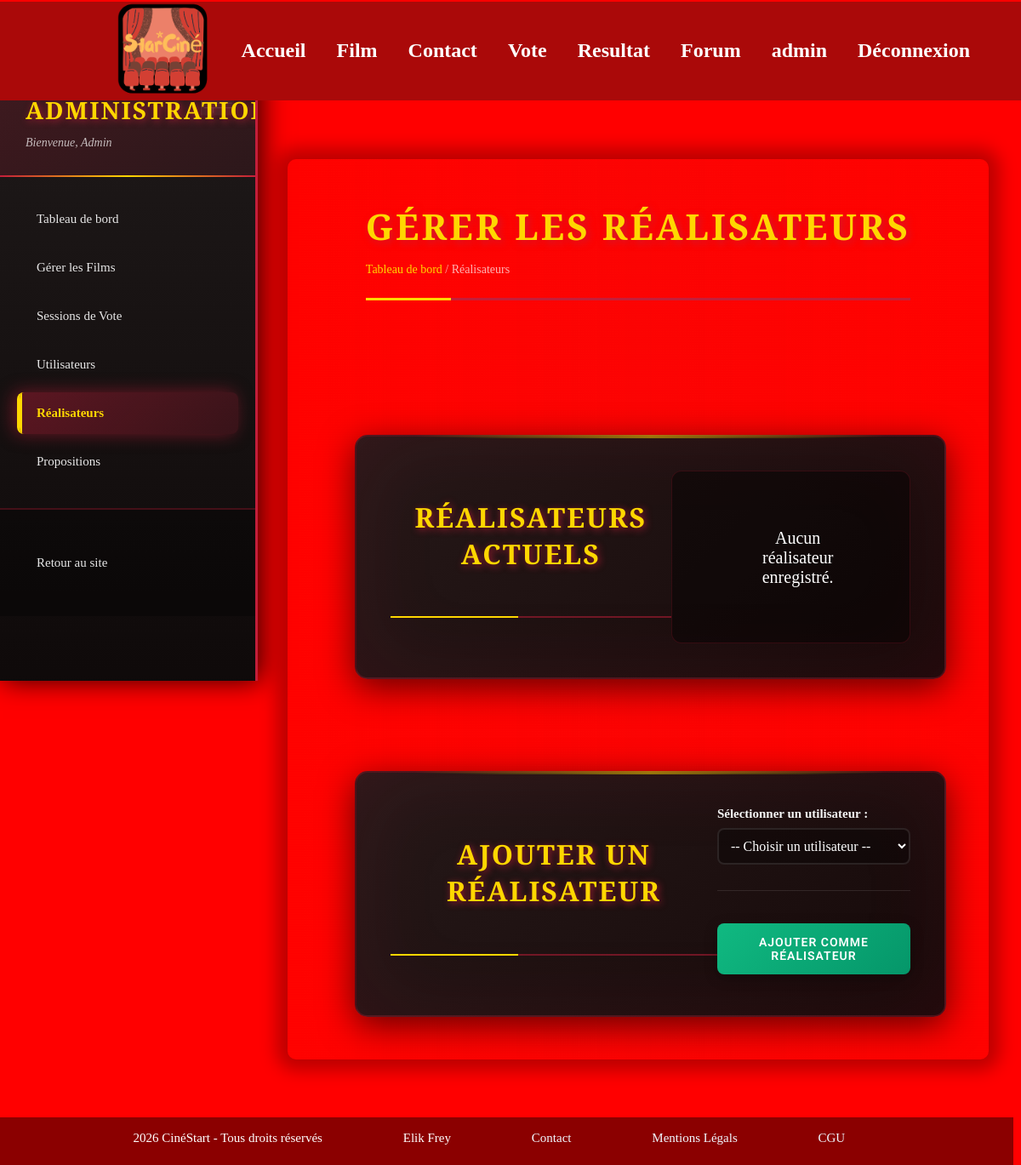
Page /index.php?action=admin_realisateurs (signed in) on the earlier database version.
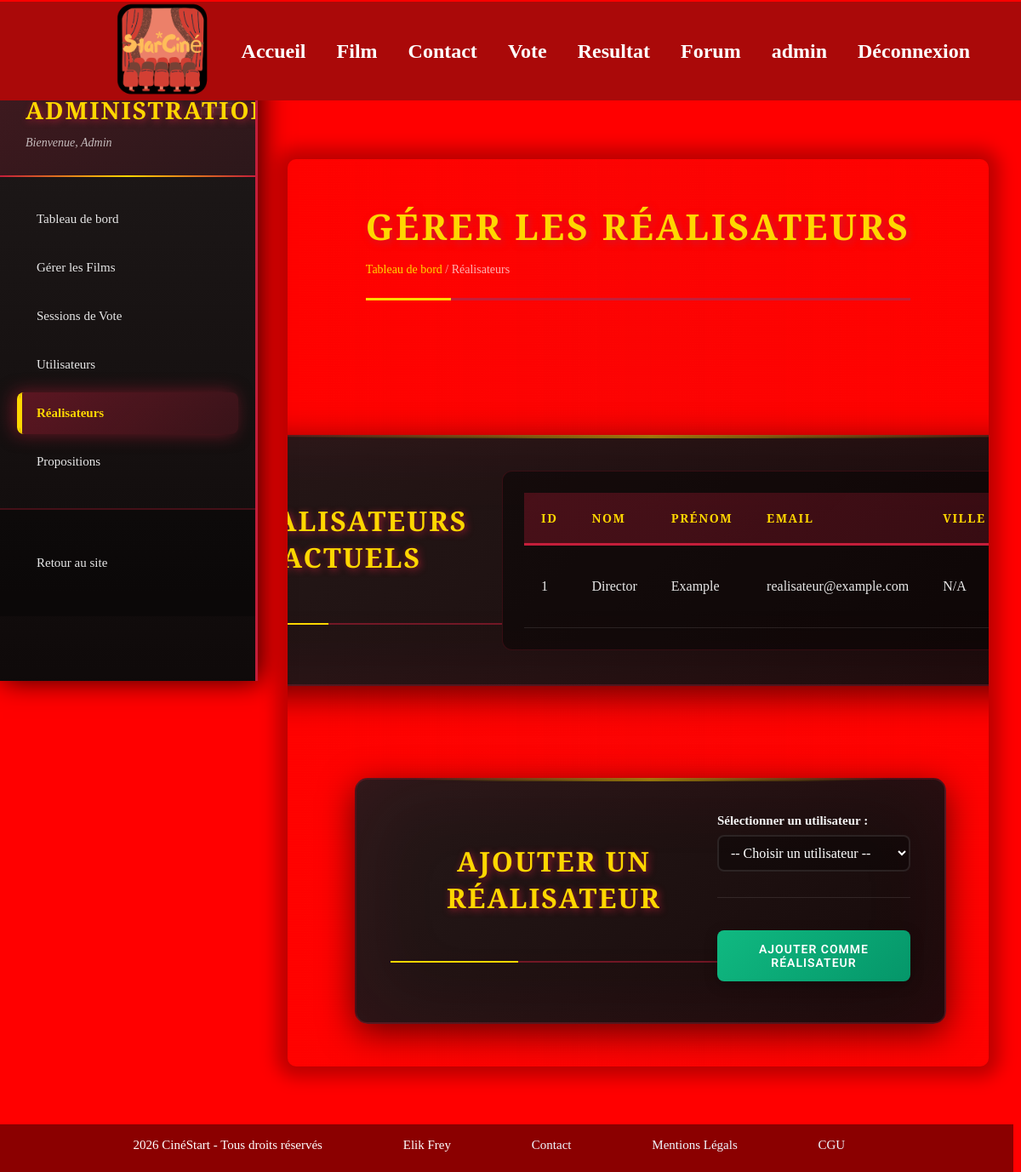
Same page on the later database version.
### tables this page shows
CREATE TABLE IF NOT EXISTS `realisateur` (
  `id_realisateur` int NOT NULL AUTO_INCREMENT,
  `id_utilisateur` int NOT NULL,
  PRIMARY KEY (`id_realisateur`),
  UNIQUE KEY `id_utilisateur` (`id_utilisateur`)
);

CREATE TABLE IF NOT EXISTS `utilisateur` (
  `id_utilisateur` int NOT NULL AUTO_INCREMENT,
  `nom` varchar(100) NOT NULL,
  `prenom` varchar(100) NOT NULL,
  `email` varchar(191) NOT NULL,
  `mot_de_passe` varchar(255) NOT NULL,
  `ville` varchar(100) DEFAULT NULL,
  `role` varchar(50) NOT NULL DEFAULT 'user',
  PRIMARY KEY (`id_utilisateur`),
  UNIQUE KEY `email` (`email`)
);

### src/Controller/RealisateurController.php (called while the page is built, shortened)
<?php
require_once ROOT_DIR . 'src/Model/RealisateurModel.php';
class RealisateurController
{
    private RealisateurModel $model;
    public function __construct()
    {
        $this->model = new RealisateurModel();
    }
    public function listRealisateurs(): void
    {
        $realisateurs = $this->model->findAll();
        require ROOT_DIR . 'views/layout/header.php';
        require ROOT_DIR . 'views/admin/realisateur_list.php';
        require ROOT_DIR . 'views/layout/footer.php';
    }
}

### src/Database/DBConnection.php (called while the page is built)
<?php
class DBConnection {
    private static $instance = null;
    private $pdo;
    private $host = 'localhost';
    private $db   = 'cinema';
    private $user = 'root';
    private $pass = '';
    private $charset = 'utf8mb4';
    private function __construct() {
        $dsn = "mysql:host={$this->host};dbname={$this->db};charset={$this->charset}";
        $options = [
            PDO::ATTR_ERRMODE            => PDO::ERRMODE_EXCEPTION,
            PDO::ATTR_DEFAULT_FETCH_MODE => PDO::FETCH_ASSOC,
            PDO::ATTR_EMULATE_PREPARES   => false,
        ];
        try {
            $this->pdo = new PDO($dsn, $this->user, $this->pass, $options);
        } catch (\PDOException $e) {
            die("Erreur de connexion à la base de données : " . $e->getMessage() . " Vérifiez vos identifiants dans DBConnection.php");
        }
    }
    public static function getInstance(): DBConnection {
        if (self::$instance === null) {
            self::$instance = new DBConnection();
        }
        return self::$instance;
    }
    public function getPDO(): PDO {
        return $this->pdo;
    }
}
?>

### src/Model/RealisateurModel.php (called while the page is built, shortened)
<?php
require_once __DIR__ . '/../Database/DBConnection.php';
class RealisateurModel
{
    private PDO $pdo;
    public function __construct()
    {
        $this->pdo = DBConnection::getInstance()->getPDO();
    }
    public function findAll(): array
    {
        $stmt = $this->pdo->prepare("
            SELECT r.id_realisateur, r.id_utilisateur,
                   u.nom, u.prenom, u.email, u.ville
            FROM realisateur r
            JOIN utilisateur u ON u.id_utilisateur = r.id_utilisateur
            ORDER BY u.nom, u.prenom
        ");
        $stmt->execute();
        return $stmt->fetchAll(PDO::FETCH_ASSOC);
    }
}

### views/admin/realisateur_list.php (the view, shortened to what the changed rows need)
<?php require ROOT_DIR . 'views/layout/header.php'; ?>
<div class="admin-container">
    <aside class="sidebar">
        <div class="sidebar-header">
            <h2>Administration</h2>
        </div>
    </aside>
    <main class="content">
        <div class="content-header">
            <h1>Gérer les Réalisateurs</h1>
        </div>
        <section class="admin-section">
            <div class="section-header">
                <h2>Réalisateurs Actuels</h2>
            </div>
            <div class="table-container">
                <?php if (empty($realisateurs)): ?>
                    <div style="text-align: center; padding: 40px;">
                        <p>Aucun réalisateur enregistré.</p>
                    </div>
                <?php else: ?>
                    <table class="data-table">
                        <thead>
                            <tr>
                                <th>ID</th>
                                <th>Nom</th>
                                <th>Prénom</th>
                                <th>Email</th>
                                <th>Ville</th>
                            </tr>
                        </thead>
                        <tbody>
                            <?php foreach ($realisateurs as $realisateur): ?>
                                <tr>
                                    <td><?php echo htmlspecialchars($realisateur['id_realisateur']); ?></td>
                                    <td><?php echo htmlspecialchars($realisateur['nom']); ?></td>
                                    <td><?php echo htmlspecialchars($realisateur['prenom']); ?></td>
                                    <td><?php echo htmlspecialchars($realisateur['email']); ?></td>
                                    <td><?php echo htmlspecialchars($realisateur['ville'] ?? 'N/A'); ?></td>
                                </tr>
                            <?php endforeach; ?>
                        </tbody>
                    </table>
                <?php endif; ?>
            </div>
        </section>
        <section class="admin-section">
            <div class="section-header">
                <h2>Ajouter un Réalisateur</h2>
            </div>
        </section>
    </main>
</div>

Differences in the rows shown:
added realisateur: id_realisateur "1", id_utilisateur.nom "Director", id_utilisateur.prenom "Example", id_utilisateur.email "realisateur@example.com", id_utilisateur.ville "N/A"
Other differences:
text no longer shown: "Aucun réalisateur enregistré."
text now shown: "ID NOM PRÉNOM EMAIL VILLE"
